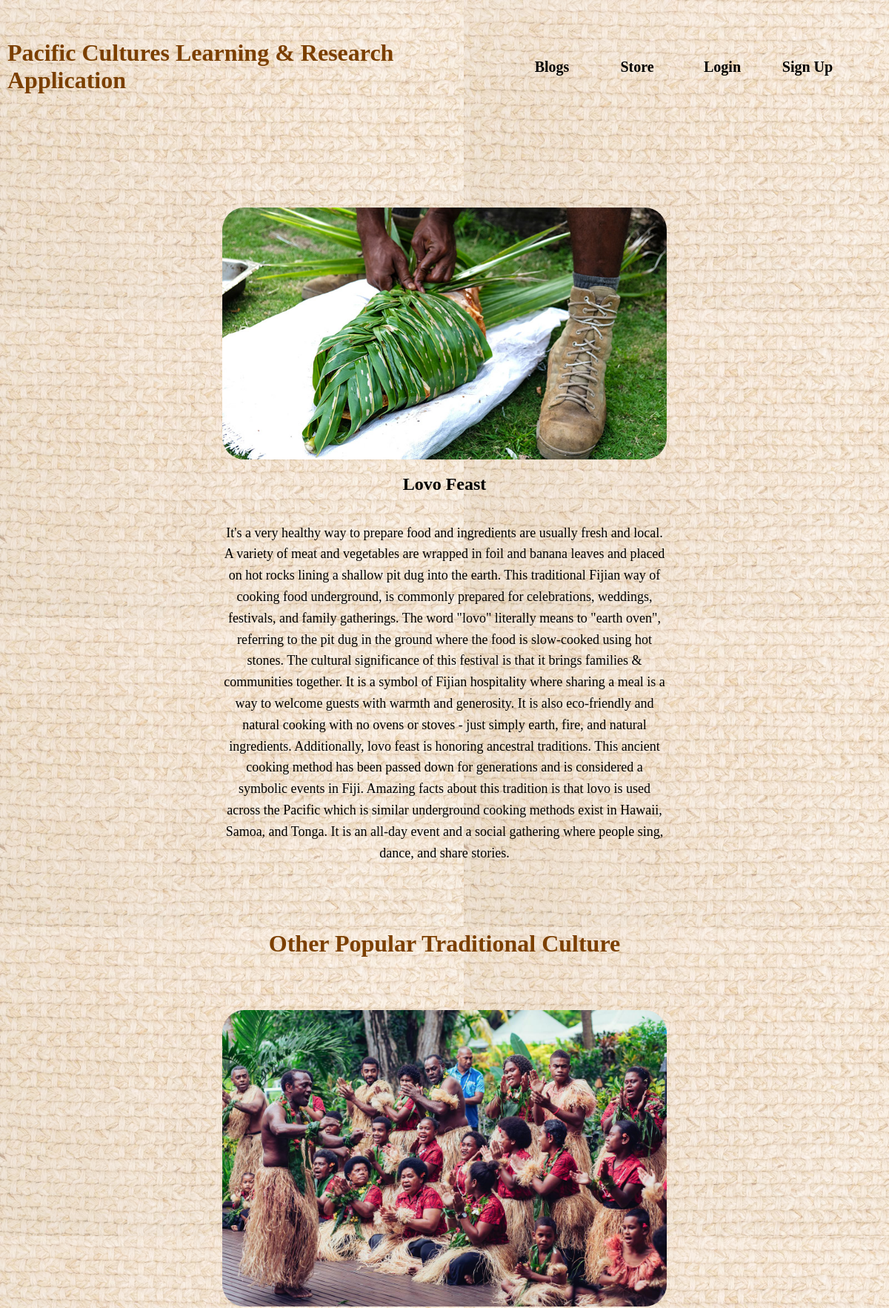
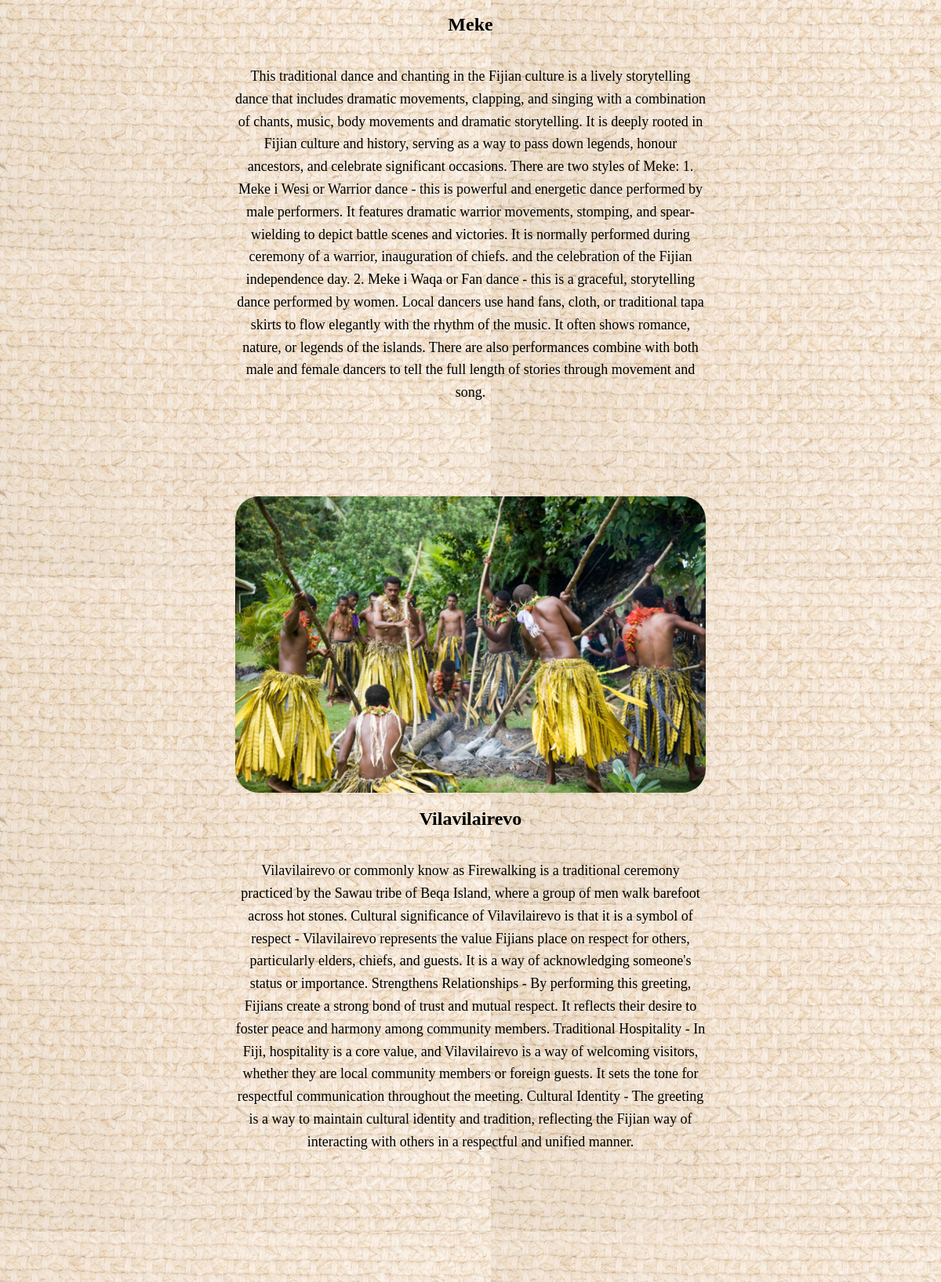
Screenshot of /dine/dines/4/ (upper part) with the database file from the repository (2 pictures, top to bottom).
### dine/models.py (models this page shows, shortened)
class Dine(models.Model):
    name = models.CharField(max_length=100)
    description = models.TextField()
    features = models.TextField(max_length=100, default="No features available")
    image = models.ImageField(upload_to='dine_images/', null=True, blank=True)
    name_1 = models.CharField(max_length=100, null=True, blank=True)
    description_1 = models.TextField(null=True, blank=True)
    features_1 = models.TextField(max_length=100, default="No features available")
    image_1 = models.ImageField(upload_to='dine_images/', null=True, blank=True)
    name_2 = models.CharField(max_length=100, null=True, blank=True)
    description_2 = models.TextField(null=True, blank=True)
    features_2 = models.TextField(max_length=100, default="No features available")
    image_2 = models.ImageField(upload_to='dine_images/', null=True, blank=True)

### dine/views.py (the view)
# urls.py: path('dines/<int:pk>/', DineDetailView.as_view(), name='dine_details'),
class DineDetailView(DetailView):
    model = Dine
    template_name = "dine_details.html"

### dine/templates/dine_details.html (shortened to what this page needs)
{% extends 'base.html' %}
{% block content %}
{% if dine.image %}
    <img src="{{ dine.image.url }}" alt="{{ dine.name }} Image" class="dine-details-image"/>
{% else %}
    <p>No image available</p>
{% endif %}
<div class="dine-container-header">
    <h2>{{ dine.name }}</h2>
    <p>{{ dine.description}}</p>
</div>
<div class="home-container">
    <h1>Other Popular Traditional Culture</h1>
</div>
<img src="{{ dine.image_1.url }}" alt="{{ dine.name }} Image_1" class="dine-details-image"/>
<div class="dine-container-header">
    <h2>{{ dine.name_1 }}</h2>
    <p>{{ dine.description_1}}</p>
</div>
<img src="{{ dine.image_2.url }}" alt="{{ dine.name }} Image_2" class="dine-details-image"/>
<div class="dine-container-header">
    <h2>{{ dine.name_2 }}</h2>
    <p>{{ dine.description_2}}</p>
</div>
{% endblock %}

### static/css/base.css (style rules this page uses)
html, body { box-sizing: border-box; margin: 0; padding: 0; }
body { position: relative; }
body::before { content: ''; position: absolute; top: 0; left: 0; right: 0; bottom: 0; background-image: url('/static/straw.jpg'); background-attachment: fixed; opacity: 0.5; z-index: -1; }
.home-container { text-align: center; }
.home-container h1 { position: relative; color: #7B3F00; font-family: 'Dancing Script', cursive; text-decoration: none; padding: 50px; }
.dine-details-image { display: block; text-align: center; margin: 0 auto; max-width: 50%; border-radius: 30px; }
.dine-container-header { text-align: center; }
.dine-container-header p { text-align: center; font-size: 18px; line-height: 1.6; display: inline-block; max-width: 50%; }

### rows the page displays
Dine: image (picture), name "Lovo Feast", description "It's a very healthy way to prepare food and ingredients are usually fresh and local. A variety of meat and vegetables are wrapped in foil and banana leaves and placed on hot rocks lining a shallow pit dug into the earth. This traditional Fijian way of cooking food underground, is commonly prepared for celebrations, weddings, festivals, and family gatherings. The word \"lovo\" literally means to \"earth oven\", referring to the pit dug in the ground where the food is slow-cooked using hot stones. The cultural significance of this festival is that it brings families & communities together. It is a symbol of Fijian hospitality where sharing a meal is a way to welcome guests with warmth and…", image_1 (picture), name_1 "Meke", description_1 "This traditional dance and chanting in the Fijian culture is a lively storytelling dance that includes dramatic movements, clapping, and singing with a combination of chants, music, body movements and dramatic storytelling. It is deeply rooted in Fijian culture and history, serving as a way to pass down legends, honour ancestors, and celebrate significant occasions. There are two styles of Meke: 1. Meke i Wesi or Warrior dance - this is powerful and energetic dance performed by male performers. It features dramatic warrior movements, stomping, and spear-wielding to depict battle scenes and victories. It is normally performed during ceremony of a warrior, inauguration of chiefs. and the…", image_2 (picture), name_2 "Vilavilairevo", description_2 "Vilavilairevo or commonly know as Firewalking is a traditional ceremony practiced by the Sawau tribe of Beqa Island, where a group of men walk barefoot across hot stones. Cultural significance of Vilavilairevo is that it is a symbol of respect - Vilavilairevo represents the value Fijians place on respect for others, particularly elders, chiefs, and guests. It is a way of acknowledging someone's status or importance. Strengthens Relationships - By performing this greeting, Fijians create a strong bond of trust and mutual respect. It reflects their desire to foster peace and harmony among community members. Traditional Hospitality - In Fiji, hospitality is a core value, and Vilavilairevo is a…"
